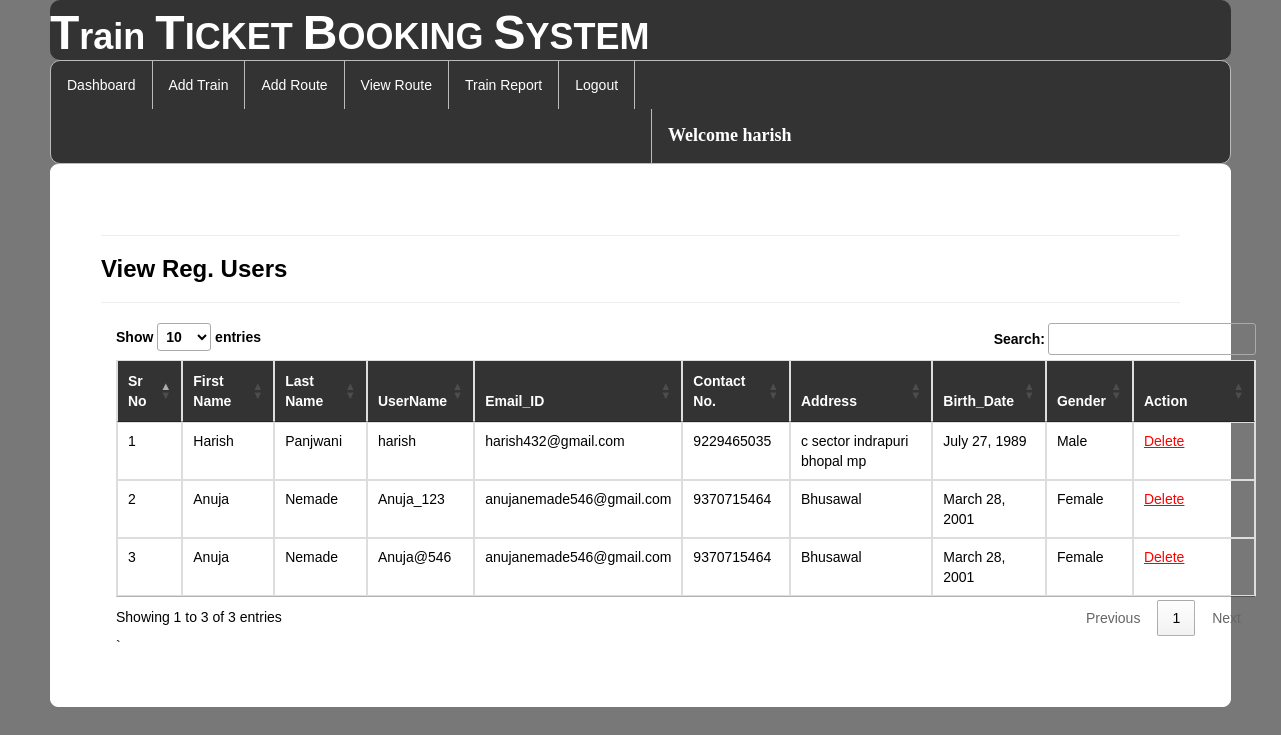
The app's page /view_regusers/ (signed in) with its own data.
### railway/models.py (models this page shows, shortened)
class Register(models.Model):
    user = models.ForeignKey(User,on_delete=models.CASCADE,null=True)
    mobile = models.CharField(max_length=10,null=True)
    add = models.CharField(max_length=100,null=True)
    dob = models.DateField(null=True)
    gender = models.CharField(max_length=10,null=True)

### railway/views.py (the view)
# urls.py: path('view_regusers/', view_regusers, name="view_regusers"),
def view_regusers(request):
    if not request.user.is_authenticated:
        return redirect('login')
    data=Register.objects.filter(user__is_staff=False)
    d={"data":data}
    return render(request,"view_regusers.html",d)

### railway/templates/view_regusers.html (shortened to what this page needs)
{% extends 'navigation3.html' %}
{% load static %}
{% block b %}
<div style="color:Black;border:1px solid white;border-radius:8px;background-color:white;padding:50px">
<hr><h3><strong>View Reg. Users</strong></h3><hr>
    <div class="container">
<table class="noteCard table table-bordered" id="myTable">
  <thead style="color:white;background-color:#333">
  <tr>
    <th>Sr No</th>
    <th>First Name</th>
      <th>Last Name</th>
      <th>UserName</th>
    <th>Email_ID</th>
    <th>Contact No.</th>
       <th>Address</th>
    <th>Birth_Date</th>
    <th>Gender</th>
    <th>Action</th>
  </tr>
  </thead>
   <tbody>
    {% for i in data %}
  <tr>
    <td>{{forloop.counter}}</td>
    <td>{{i.user.first_name}}</td>
    <td>{{i.user.last_name}}</td>
    <td>{{i.user.username}}</td>
      <td>{{i.user.email}}</td>
      <td>{{i.mobile}}</td>
      <td>{{i.add}}</td>
      <td>{{i.dob}}</td>
      <td>{{i.gender}}</td>
    <td style="width:100px">
   <a href="{% url 'delete_user' i.user.id %}" onclick="return confirm('Do you really want to Delete ?');" style="color:red"><u>Delete</u></a></td>
  </tr>
    {% endfor %}
    </tbody>
</table>`
 </div>
</div>
{% endblock %}

### railway/templates/navigation3.html (shortened to what this page needs)
{% extends 'head.html' %}
{% load static %}
{% block body %}
<link rel = stylesheet href = "//cdn.datatables.net/1.10.19/css/jquery.dataTables.min.css">
<ul class="id2">
  <li id="id1"><a href="{% url 'admindashboard' %}">Dashboard</a></li>
  <li id="id1"><a href="{% url 'add_train' %}">Add Train</a></li>
  <li id="id1"><a href="{% url 'add_route' %}">Add Route</a></li>
  <li id="id1"><a href="{% url 'availableroute' %}">View Route</a></li>
  <li id="id1"><a href="{% url 'view_train'%}">Train Report</a></li>
  <li id="id1"><a href="{% url 'log_out' %}">Logout</a></li>
      <li id="id2" style="margin-left:600px"><a href="" style="color:white"><strong style="font-size:18px;font-family:cursive">Welcome {{request.user.username}}</strong></a></li>
</ul>
{% block b %}
{% endblock %}
{% endblock %}

### railway/templates/navigation3.html (style rules this page uses)
.id2 { list-style-type: none; margin: 0; padding: 0; overflow: hidden; background-color: #333; border-radius:10px; border:1px solid #bbb; }
#id1 { float: left; border-right:1px solid #bbb; }
#id2 { float: left; border-left:1px solid #bbb; }
li:last-child { border-right: none; }
li a { display: block; color: white; text-align: center; padding: 14px 16px; text-decoration: none; }
body { font-family: Arial, Helvetica, sans-serif; }

### records on screen
Register: user.first_name "Harish", user.last_name "Panjwani", user.username "harish", user.email "harish432@gmail.com", mobile "9229465035", add "c sector indrapuri bhopal mp", dob "July 27, 1989", gender "Male"
Register: user.first_name "Anuja", user.last_name "Nemade", user.username "Anuja_123", user.email "anujanemade546@gmail.com", mobile "9370715464", add "Bhusawal", dob "March 28, 2001", gender "Female"
Register: user.first_name "Anuja", user.last_name "Nemade", user.username "Anuja@546", user.email "anujanemade546@gmail.com", mobile "9370715464", add "Bhusawal", dob "March 28, 2001", gender "Female"

### other values on screen
{{ request.user.username }} "harish"
